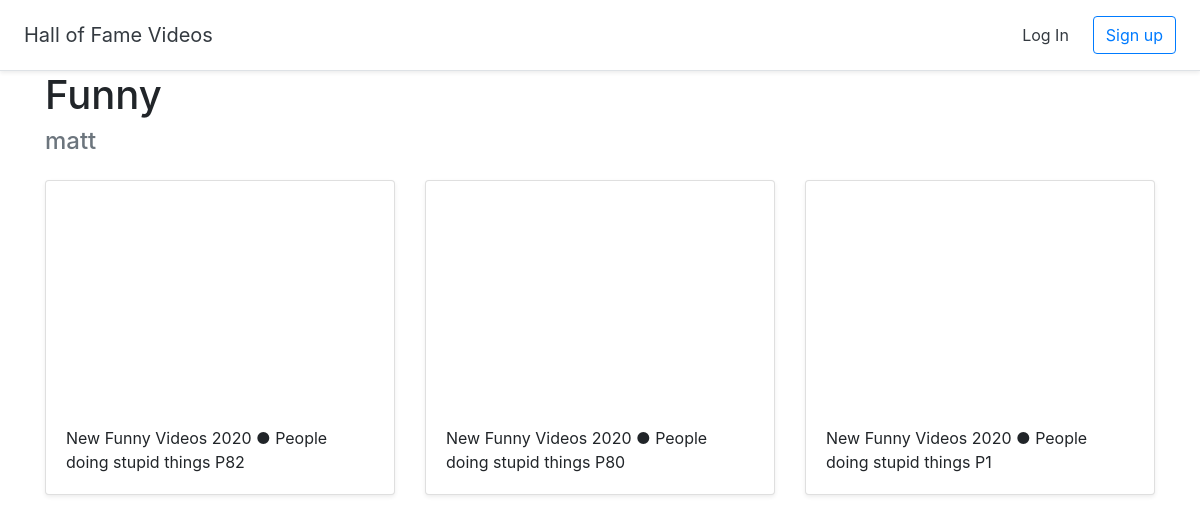
Screenshot of /halloffame/1 with the database file from the repository.
### halls/models.py (models this page shows, shortened)
class Hall(models.Model):
    title = models.CharField(max_length=255)
    user = models.ForeignKey(User, on_delete=models.CASCADE)

class Video(models.Model):
    title = models.CharField(max_length=255)
    url = models.URLField()
    youtube_id = models.CharField(max_length=255)
    hall = models.ForeignKey(Hall, on_delete=models.CASCADE)

### halls/views.py (the view)
# urls.py: path('halloffame/<int:pk>', views.DetailHall.as_view(), name='detail_hall'),
class DetailHall(generic.DetailView):
    model = Hall
    template_name = 'halls/detail_hall.html'

### halls/templates/halls/detail_hall.html (shortened to what this page needs)
{% extends 'halls/base.html' %}
{% block content %}
<div class="container">
    <h1>{{ hall.title }}</h1>
    <h4 class="text-muted">{{ hall.user.username }}</h4>
    <div class="row">
        {%  for video in hall.video_set.all %}
        <div class="col-md-4 mt-3">
            <div class="card mb-4 shadow-sm">
                <iframe width="100%" height="225" src="https://www.youtube.com/embed/{{ video.youtube_id }}" frameborder="0" allow="accelerometer; autoplay; encrypted-media; gyroscope; picture-in-picture" allowfullscreen></iframe>
                <div class="card-body">
                    <p class="card-text">{{ video.title }}</p>
                </div>
            </div>
        </div>
        {%  endfor %}
    </div>
</div>
{% endblock %}

### rows the page displays
Hall: title "Funny", user.username "matt"
Video: title "New Funny Videos 2020 ● People doing stupid things P82"
Video: title "New Funny Videos 2020 ● People doing stupid things P80"
Video: title "New Funny Videos 2020 ● People doing stupid things P1"
